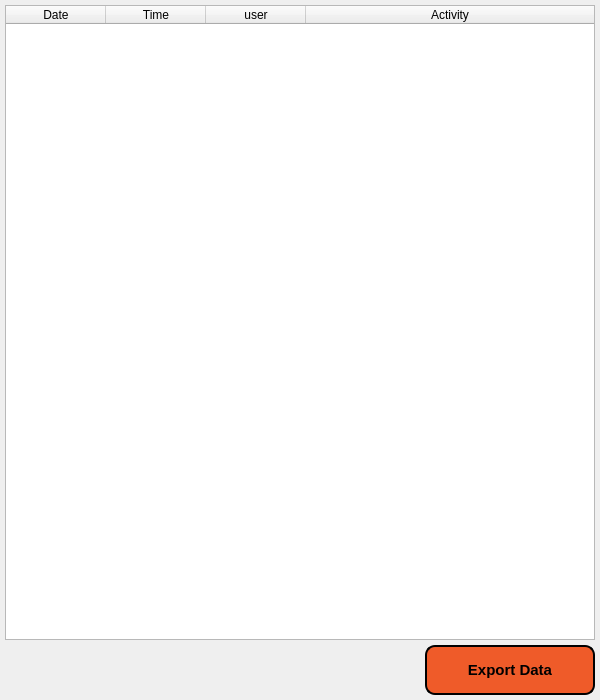
<?xml version="1.0" encoding="UTF-8"?>
<ui version="4.0">
 <class>activity_log_window</class>
 <widget class="QDialog" name="activity_log_window">
  <property name="geometry">
   <rect>
    <x>0</x>
    <y>0</y>
    <width>600</width>
    <height>700</height>
   </rect>
  </property>
  <property name="minimumSize">
   <size>
    <width>600</width>
    <height>700</height>
   </size>
  </property>
  <property name="maximumSize">
   <size>
    <width>600</width>
    <height>700</height>
   </size>
  </property>
  <property name="windowTitle">
   <string>Dialog</string>
  </property>
  <property name="styleSheet">
   <string notr="true">QPushButton
{
	background-color: hsl(15, 86%, 55%);
	border: 2px solid black;
	border-radius: 10px;
	font-size: 15px;
	font-weight: bold;
}

QPushButton:pressed
{
	background-color: hsl(15, 86%, 70%);
}</string>
  </property>
  <layout class="QVBoxLayout" name="verticalLayout">
   <property name="spacing">
    <number>5</number>
   </property>
   <property name="leftMargin">
    <number>5</number>
   </property>
   <property name="topMargin">
    <number>5</number>
   </property>
   <property name="rightMargin">
    <number>5</number>
   </property>
   <property name="bottomMargin">
    <number>5</number>
   </property>
   <item>
    <widget class="QTableWidget" name="activity_table">
     <property name="alternatingRowColors">
      <bool>true</bool>
     </property>
     <property name="sortingEnabled">
      <bool>true</bool>
     </property>
     <attribute name="horizontalHeaderStretchLastSection">
      <bool>true</bool>
     </attribute>
     <column>
      <property name="text">
       <string>Date</string>
      </property>
     </column>
     <column>
      <property name="text">
       <string>Time</string>
      </property>
     </column>
     <column>
      <property name="text">
       <string>user</string>
      </property>
     </column>
     <column>
      <property name="text">
       <string>Activity</string>
      </property>
     </column>
    </widget>
   </item>
   <item>
    <widget class="QWidget" name="widget" native="true">
     <layout class="QHBoxLayout" name="horizontalLayout">
      <property name="leftMargin">
       <number>0</number>
      </property>
      <property name="topMargin">
       <number>0</number>
      </property>
      <property name="rightMargin">
       <number>0</number>
      </property>
      <property name="bottomMargin">
       <number>0</number>
      </property>
      <item>
       <spacer name="horizontalSpacer">
        <property name="orientation">
         <enum>Qt::Horizontal</enum>
        </property>
        <property name="sizeHint" stdset="0">
         <size>
          <width>603</width>
          <height>20</height>
         </size>
        </property>
       </spacer>
      </item>
      <item>
       <widget class="QPushButton" name="exportData_btn">
        <property name="minimumSize">
         <size>
          <width>170</width>
          <height>50</height>
         </size>
        </property>
        <property name="cursor">
         <cursorShape>PointingHandCursor</cursorShape>
        </property>
        <property name="text">
         <string>Export Data</string>
        </property>
       </widget>
      </item>
     </layout>
    </widget>
   </item>
  </layout>
 </widget>
 <resources/>
 <connections/>
</ui>
